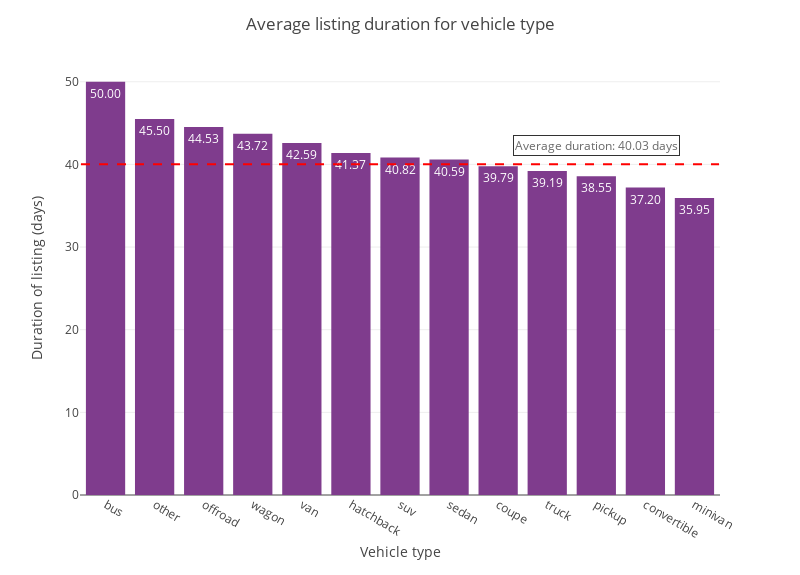

The cell this chart's notebook holds for it:
### Code cell
# average listing duration of vehicle type (how fast vehicle types sell)

# calculate the average listing duration by vehicle type
average_duration = sample.groupby('type')['days_listed'].mean().reset_index()

# bar plot
fig = px.bar(average_duration, x='type',
             y='days_listed', text='days_listed')

# order the bars by descending height
fig.update_layout(xaxis={'categoryorder': 'total descending'})

# automatically adjust text size, format, and position
fig.update_traces(texttemplate='%{text:.2f}', textposition='inside')

# add titles
fig.update_layout(title='Average listing duration for vehicle type',
                  xaxis_title="Vehicle type",
                  yaxis_title="Duration of listing (days)",
                  width=800,
                  height=575,
                  )

# add a horizontal line
fig.add_shape(
    type="line",
    # extend line horizontally across the plot
    x0=-0.5, x1=len(sample['type'].unique()) - 0.5,
    # set at average_value
    y0=sample['days_listed'].mean(), y1=sample['days_listed'].mean(),
    line=dict(color='Red', width=2, dash='dash'),  # Style of the line
)

# Add an annotation if desired
fig.add_annotation(
    x='pickup',  # horizontal position within the plot area
    y=sample['days_listed'].mean()+1,
    text=f'Average duration: {sample['days_listed'].mean():.2f} days',
    showarrow=False,
    yshift=10,  # vertical shift
    bgcolor="white",
    bordercolor="black",
    borderwidth=1,
    opacity=0.8
)


# Show the plot
fig.show()

### Figure 1 — Plotly figure (JSON) as saved in the notebook; plotly's stock layout.template omitted (floating-point values rounded to 4 significant figures)
{"data": [{"alignmentgroup": "True", "hovertemplate": "type=%{x}<br>days_listed=%{text}<extra></extra>", "legendgroup": "", "marker": {"color": "rgb(127, 60, 141)", "pattern": {"shape": ""}}, "name": "", "offsetgroup": "", "orientation": "v", "showlegend": false, "text": [50, 37.2, 39.79, 41.37, 35.95, 44.53, 45.5, 38.55, 40.59, 40.82, 39.19, 42.59, 43.72], "textposition": "inside", "texttemplate": "%{text:.2f}", "type": "bar", "x": ["bus", "convertible", "coupe", "hatchback", "minivan", "offroad", "other", "pickup", "sedan", "suv", "truck", "van", "wagon"], "xaxis": "x", "y": [50, 37.2, 39.79, 41.37, 35.95, 44.53, 45.5, 38.55, 40.59, 40.82, 39.19, 42.59, 43.72], "yaxis": "y"}], "layout": {"annotations": [{"bgcolor": "white", "bordercolor": "black", "borderwidth": 1, "opacity": 0.8, "showarrow": false, "text": "Average duration: 40.03 days", "x": "pickup", "y": 41.03, "yshift": 10}], "barmode": "relative", "height": 575, "legend": {"tracegroupgap": 0}, "margin": {"t": 60}, "shapes": [{"line": {"color": "Red", "dash": "dash", "width": 2}, "type": "line", "x0": -0.5, "x1": 12.5, "y0": 40.03, "y1": 40.03}], "title": {"text": "Average listing duration for vehicle type"}, "width": 800, "xaxis": {"anchor": "y", "categoryorder": "total descending", "domain": [0, 1], "title": {"text": "Vehicle type"}}, "yaxis": {"anchor": "x", "domain": [0, 1], "title": {"text": "Duration of listing (days)"}}}}
